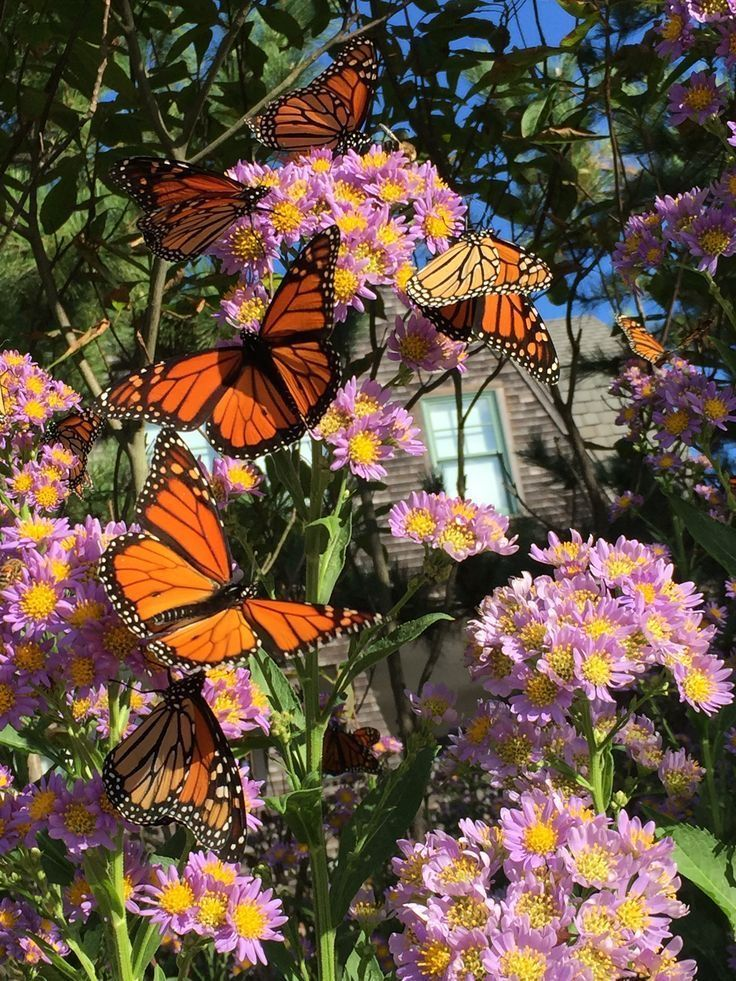
#> input picture projapoti.jpeg, 736 x 981 px, found by its file name
$ python grayscale.py
#> lines starting #> are read from the running program, lines starting #| are printed output that depends on the picture
import cv2

image = cv2.imread(r"C:\Users\BISWAS\Downloads\snake/projapoti.jpeg")
#> image is the input picture: shape (981, 736, 3); mean B, G, R 68.4, 83.8, 103.3

gray_img = cv2.cvtColor(image, cv2.COLOR_BGR2GRAY)
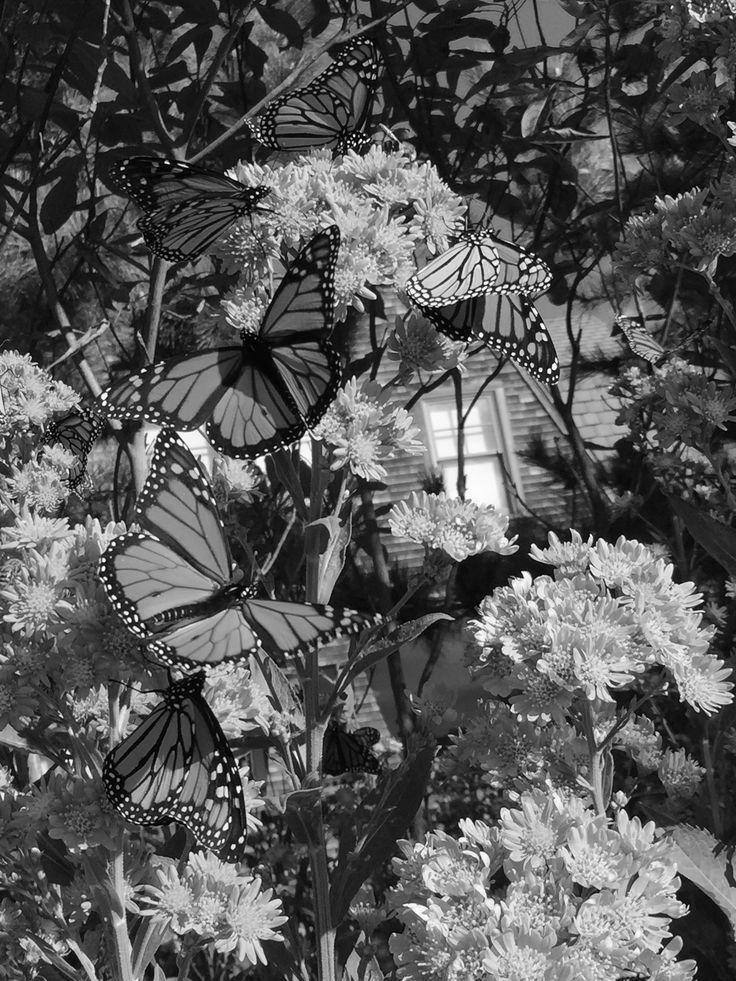
#> gray_img: shape (981, 736); min 0, max 255, mean 87.9

cv2.imshow('Gray Image', gray_img)


cv2.waitKey(0)


cv2.destroyAllWindows()
